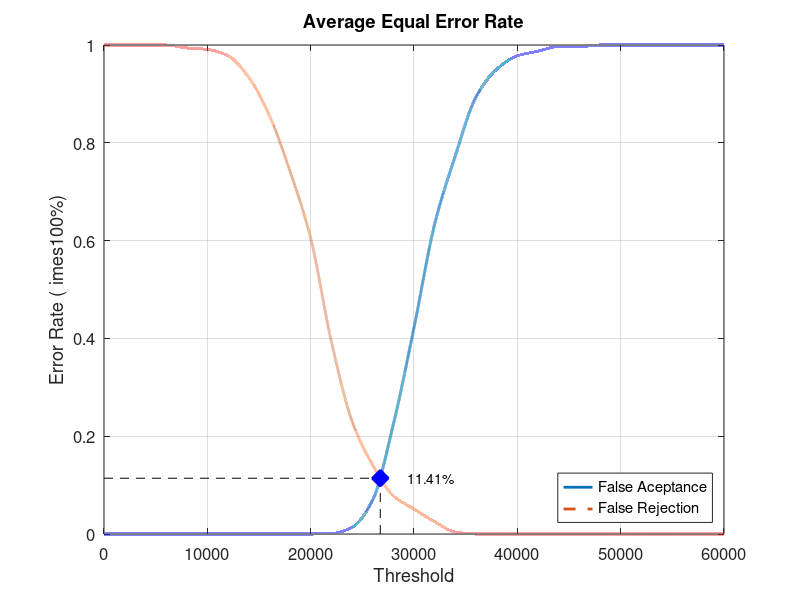
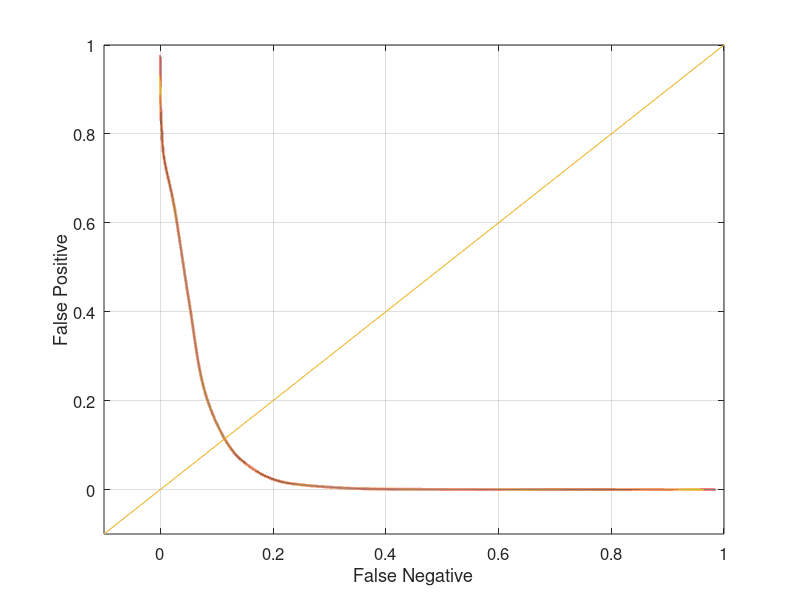

Source code (MATLAB) for these figures, in order:
function yEER = Database2Average()
%close all;
%clear;
%clc;
x = 0:2000:60000;
xq = 0:0.5:60000;

y0 = [0 0 0 0 0 0 0 0 0 0 0 0.00105263 0.0136842 0.0694737 0.224211 0.422105 0.633684 0.773684 0.893684 0.950526 0.977895 0.987368 0.996842 0.996842 1 1 1 1 1 1 1]
yy0 = interp1(x, y0, xq, 'pchip');
y1 = [1 1 1 1 0.994 0.991 0.978 0.934 0.856 0.742 0.605 0.394 0.231 0.141 0.078 0.051 0.025 0.004 0 0 0 0 0 0 0 0 0 0 0 0 0]
yy1 = interp1(x, y1, xq, 'pchip');

% Calculating EER: 
y2 = abs(y0 - y1);
find(y2 == min(y2))
yy2 = abs(yy0 - yy1);
xEER = find(yy2 == min(yy2));
xEERIndex = xq(xEER) % X-axis EER
yEER = yy0(xEER) % Y-axis EER

main = figure
plot(xq, yy0,'-','LineWidth', 2);	hold on
plot(xq, yy1,'--','LineWidth', 2);	hold on
plot([xEERIndex xEERIndex], [0 yEER], 'k--');	hold on
plot([0 xEERIndex], [yEER yEER], 'k--');	hold on
plot(xEERIndex, yEER, 'bx', 'LineWidth', 10);	hold on
text(xEERIndex + 10 * xEERIndex / 100, yEER, [num2str(round((10000 * yEER)) / 100) '%'])
legend('False Aceptance', 'False Rejection', 'Location', 'SouthEast')
xlabel('Threshold')
ylabel('Error Rate (	imes100%)')
title('Average Equal Error Rate')
set(gca, 'FontSize', 12)
axis([0 60000 0 1])
grid on

print(main, 'Database2AverageMain', '-dpng');
FNRxFPR = figure('Color', [1 1 1]);
plot(yy1, yy0, '-', yy1, yy0, 'LineWidth', 2);
hold on
y = -0.1:0.1:1
plot(y, y); 
set(gca, 'FontSize', 12)
xlabel('False Negative')
ylabel('False Positive')
axis([-0.1 1 -0.1 1])
set(gca, 'FontSize', 12)
grid on

print(FNRxFPR, 'Database2AverageFNRxFPR','-dpng');
end
